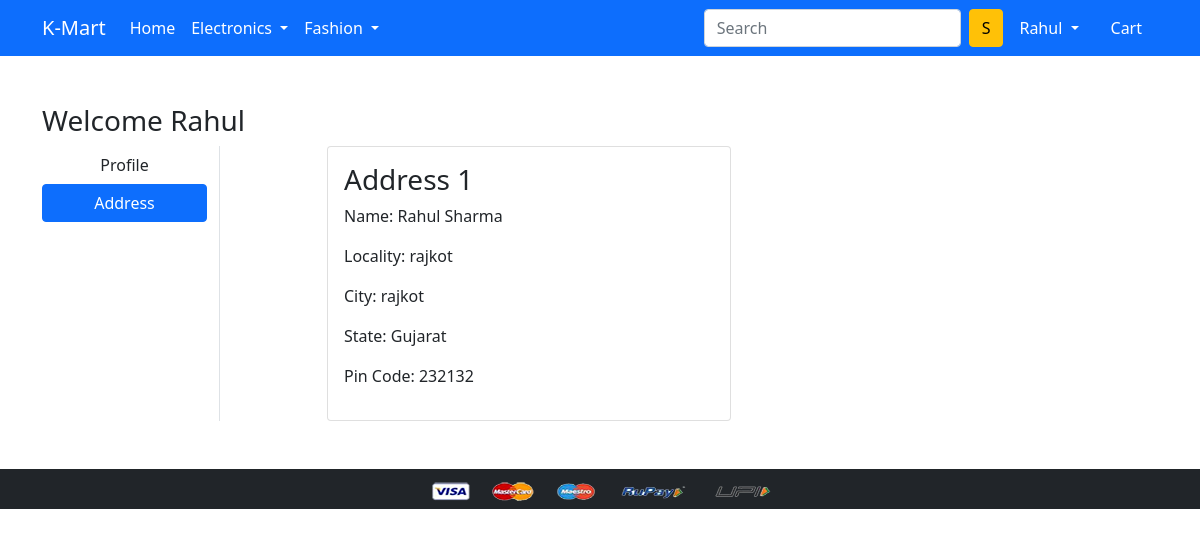
The app's page /address/ (signed in), older data.
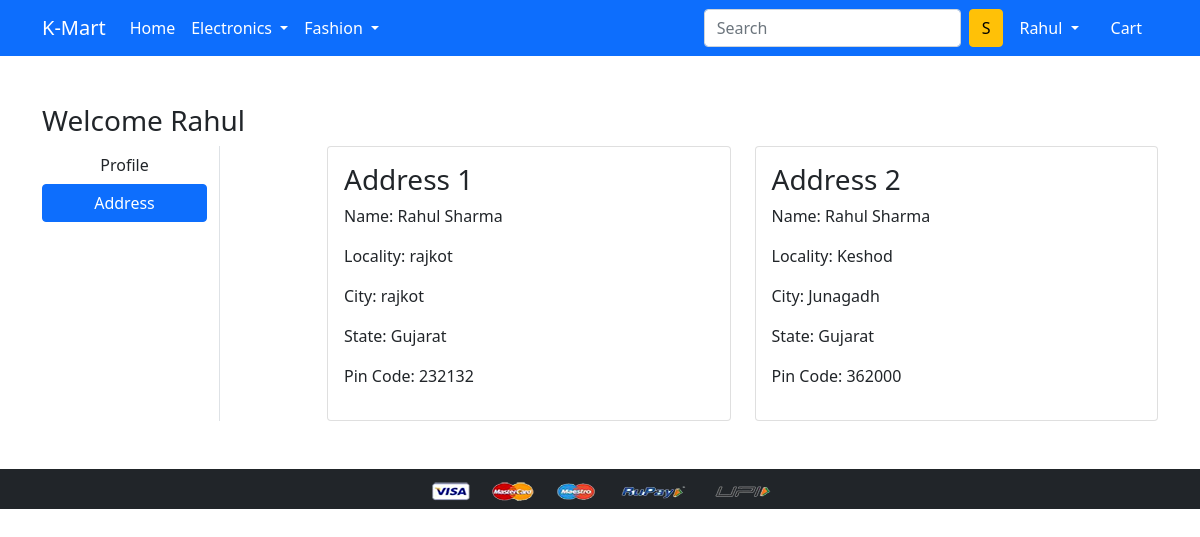
The same page, newer data.
### app/models.py (models this page shows, shortened)
class Customer(models.Model):
  user = models.ForeignKey(User, on_delete=models.CASCADE)
  name = models.CharField(max_length=200)
  locality = models.CharField(max_length=200)
  city = models.CharField(max_length=200)
  zipcode = models.IntegerField()
  state = models.CharField(choices=STATE_CHOICES, max_length= 50)

### app/views.py (the view)
# urls.py: path('address/', views.address, name='address'),
@login_required
def address(request):
    add = Customer.objects.filter(user=request.user)
    return render(request, 'app/address.html', {'add': add, 'active': 'btn-primary'})

### app/templates/app/address.html (shortened to what this page needs)
{% extends 'app/base.html' %}
{% load static %}
{% block main-content %}
<div class="container my-5">
 <div class="row">
 <h3>Welcome <span class="text-capitalize">{{request.user}}</span></h3>
  <div class="col-sm-2 border-end">
   <ul class="list-unstyled">
    <li class="d-grid"><a href="{% url 'profile' %}" class="btn">Profile</a></li>
    <li class="d-grid"><a href="{% url 'address' %}" class="btn {{active}}">Address</a></li>
   </ul>
  </div>
  <div class="col-sm-9 offset-sm-1">
   <div class="row">
     {% for ad in add %}
    <div class="col-sm-6">
     <div class="card">
      <div class="card-body">
       <h3>Address {{forloop.counter}}</h3>
       <p>Name: {{ad.name}}</p>
       <p>Locality: {{ad.locality}}</p>
       <p>City: {{ad.city}}</p>
       <p>State: {{ad.state}}</p>
       <p>Pin Code: {{ad.zipcode}}</p>
      </div>
     </div>
    </div>
    {% endfor %}
   </div>
  </div>
 </div>
</div>
{% endblock main-content %}

Row changes from the older to the newer data that the page shows:
added Customer: name "Rahul Sharma", locality "Keshod", city "Junagadh", state "Gujarat", zipcode "362000"
